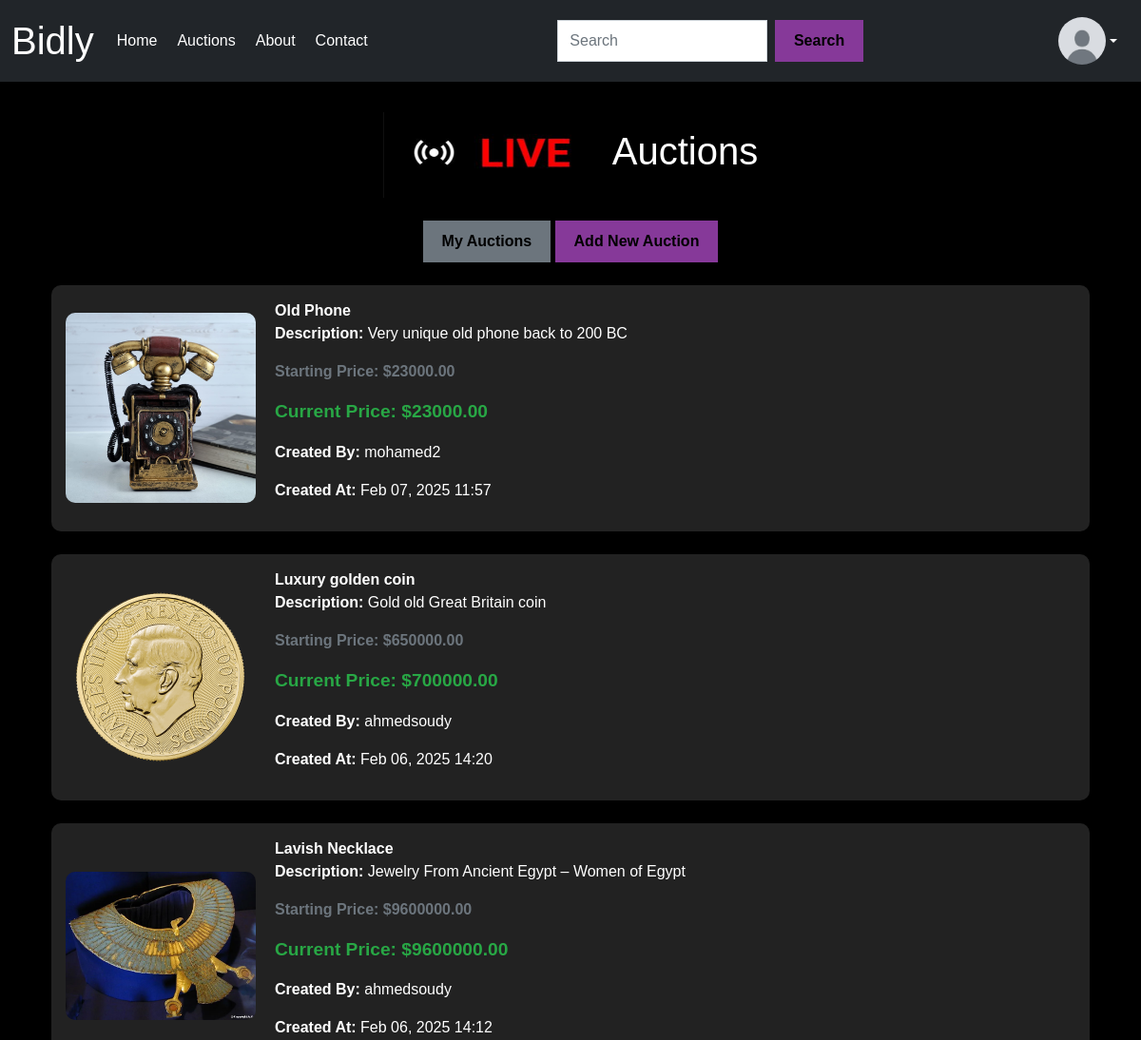
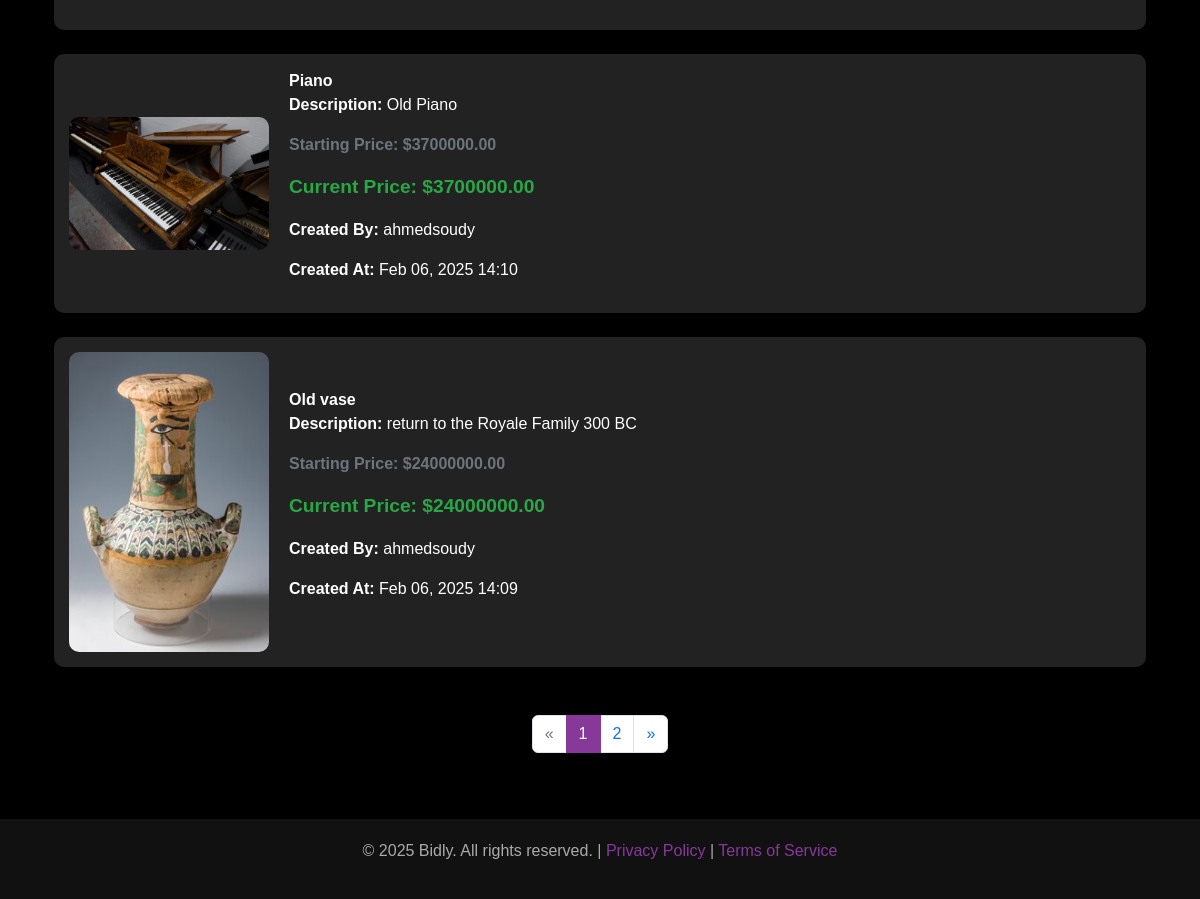
Page /auctions/ (signed in) on the committed database (2 pictures, top to bottom).
### auctions/models.py (models this page shows)
class Auction(models.Model):
    title = models.CharField(max_length=255)
    description = models.TextField()
    starting_price = models.DecimalField(max_digits=10, decimal_places=2)
    current_price = models.DecimalField(max_digits=10, decimal_places=2, null=True, blank=True)
    created_by = models.ForeignKey(settings.AUTH_USER_MODEL, on_delete=models.CASCADE)
    created_at = models.DateTimeField(auto_now_add=True)
    image = models.ImageField(upload_to='auction_images/', blank=True, null=True)
    ends_at = models.DateTimeField()

### users/models.py (models this page shows, shortened)
class CustomUser(AbstractUser):
    GENDER_CHOICES = [
        ('M','Male'),
        ('F','Female'),
    ]
    gender = models.CharField(max_length=1, choices=GENDER_CHOICES, blank=True, null=True)
    notify_me = models.BooleanField(default=False)  # Checkbox for email notifications
    profile_picture = models.ImageField(upload_to='profile_pictures/', blank=True, null=True)

### auctions/views.py (the view)
# urls.py: path('auctions/', include('auctions.urls')),   # include the urls.py of the auctions app
@login_required
def auctions(request):
    auction_list = Auction.objects.all().order_by('-created_at')  # Fetch all auctions, ordered by creation date
    paginator = Paginator(auction_list, 5)  # Show 5 auctions per page
    page_number = request.GET.get('page')  # Get the current page number from the query parameters
    auctions = paginator.get_page(page_number)  # Get the auctions for the current page
    return render(request, 'auctions.html', {'auctions': auctions})

### auctions/templates/auctions.html (shortened to what this page needs)
{% extends 'base.html' %}
{% load static %}
{% block content %}
<div class="container mt-5">
    <div class="d-flex align-items-center justify-content-center mb-4">
        <img src="{% static 'images/live_icon.jpg' %}" alt="Auction Icon" style="width: 240px; height: 90px; margin-right: 1px;">
        <h1 class="text-center">Auctions</h1>
    </div>
    <div class="text-center mb-4">
        <a href="{% url 'my_auctions' %}" class="btn btn-secondary" style="background-color: #6c757d; border: none;">My Auctions</a>
        <a href="{% url 'add_auction' %}" class="btn btn-primary" style="background-color: #863999; border: none;">Add New Auction</a>
    </div>
    <div class="row">
        {% for auction in auctions %}
        <div class="col-12 mb-4">
            <div class="d-flex align-items-center" style="background-color: #222; color: #fff; border-radius: 10px; padding: 15px;">
                <div style="flex: 1; max-width: 200px;">
                    {% if auction.image %}
                    <a href="{% url 'auction_detail' auction.id %}">
                        <img src="{{ auction.image.url }}" alt="{{ auction.title }}" style="width: 100%; height: auto; border-radius: 10px;">
                    </a>
                    {% else %}
                    <img src="{% static 'images/default_product.jpg' %}" alt="Default Image" style="width: 100%; height: auto; border-radius: 10px;">
                    {% endif %}
                </div>
                <div style="flex: 2; margin-left: 20px;">
                    <a href="{% url 'auction_detail' auction.id %}" style="text-decoration: none; color: white; font-weight: bold;">
                        {{ auction.title }}
                    </a>
                    <p><strong>Description:</strong> {{ auction.description }}</p>
                    <p class="starting-price"><strong>Starting Price:</strong> ${{ auction.starting_price }}</p>
                    <p class="current-price"><strong>Current Price:</strong> ${{ auction.current_price }}</p>
                    <p><strong>Created By:</strong> {{ auction.created_by.username }}</p>
                    <p><strong>Created At:</strong> {{ auction.created_at|date:"M d, Y H:i" }}</p>
                </div>
            </div>
        </div>
        {% empty %}
        <p class="text-center">No ongoing auctions at the moment. Be the first to add one!</p>
        {% endfor %}
    </div>
    <div class="d-flex justify-content-center mt-4">
        <nav aria-label="Page navigation">
            <ul class="pagination">
                {% if auctions.has_previous %}
                <li class="page-item">
                    <a class="page-link" href="?page={{ auctions.previous_page_number }}" aria-label="Previous">
                        <span aria-hidden="true">&laquo;</span>
                    </a>
                </li>
                {% else %}
                <li class="page-item disabled">
                    <span class="page-link">&laquo;</span>
                </li>
                {% endif %}
                {% for page_num in auctions.paginator.page_range %}
                <li class="page-item {% if page_num == auctions.number %}active{% endif %}">
                    <a class="page-link" href="?page={{ page_num }}">{{ page_num }}</a>
                </li>
                {% endfor %}
                {% if auctions.has_next %}
                <li class="page-item">
                    <a class="page-link" href="?page={{ auctions.next_page_number }}" aria-label="Next">
                        <span aria-hidden="true">&raquo;</span>
                    </a>
                </li>
                {% else %}
                <li class="page-item disabled">
                    <span class="page-link">&raquo;</span>
                </li>
                {% endif %}
            </ul>
        </nav>
    </div>
</div>
{% endblock %}

### auction_home/templates/base.html (style rules this page uses)
.form-control, .btn { border-radius: 0; }
.btn { background-color: #863999; color: #000; font-weight: bold; border: none; padding: 10px 20px; transition: transform 0.3s ease, background-color 0.3s ease, color 0.3s ease; }
.btn { background-color: #863999; color: #000; font-weight: bold; border: none; padding: 10px 20px; transition: transform 0.3s ease, background-color 0.3s ease; }
body { background-color: #000; color: #fff; font-family: Arial, sans-serif; overflow-x: hidden; }

### auctions/templates/auctions.html (style rules this page uses)
body { padding-top: 70px; }
.starting-price { color: #6c757d; font-weight: bold; }
.current-price { color: #28a745; font-weight: bold; font-size: 1.2em; }
.pagination .active .page-link { background-color: #863999; color: #fff; border-color: #863999; }

### rows in the picture
Auction: image (picture), title "Old Phone", description "Very unique old phone back to 200 BC", starting_price "23000.00", current_price "23000.00", created_by.username "mohamed2", created_at "Feb 07, 2025 11:57"
Auction: image (picture), title "Luxury golden coin", description "Gold old Great Britain coin", starting_price "650000.00", current_price "700000.00", created_by.username "ahmedsoudy", created_at "Feb 06, 2025 14:20"
Auction: image (picture), title "Lavish Necklace", description "Jewelry From Ancient Egypt – Women of Egypt", starting_price "9600000.00", current_price "9600000.00", created_by.username "ahmedsoudy", created_at "Feb 06, 2025 14:12"
Auction: image (picture), title "Piano", description "Old Piano", starting_price "3700000.00", current_price "3700000.00", created_by.username "ahmedsoudy", created_at "Feb 06, 2025 14:10"
Auction: image (picture), title "Old vase", description "return to the Royale Family 300 BC", starting_price "24000000.00", current_price "24000000.00", created_by.username "ahmedsoudy", created_at "Feb 06, 2025 14:09"

### other values in the picture
{{ page_num }} "1" "2"
